Frame 1 (no input): blank canvas, image omitted
Frame 60 (the mouse pressed at the canvas centre just before this capture): blank canvas, image omitted
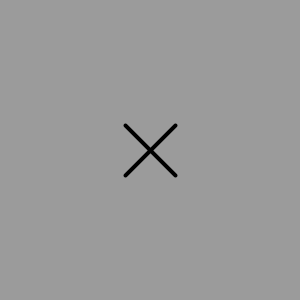
Frame 120 (the mouse held since frame 60 and released just before this capture)

The Processing sketch whose frames 1 and 60 were blank and that drew this single picture after the mouse press (run headless with seeded random() and noise(); from frame 60 on, the mouse is pressed at the canvas centre):

// Processing sketch: sketch_TicTacToe
// ── sketch_TicTacToe.pde
char[][] board = new char[3][3];
char currentPlayer = 'X';

void setup() {
  size(300, 300);
  initializeBoard();
}

void draw() {
  background(155);
  drawBoard();
  checkWinner();
}

void mousePressed() {
  int col = mouseX / (width / 3);
  int row = mouseY / (height / 3);
  if (board[row][col] == ' ') {
    board[row][col] = currentPlayer;
    currentPlayer = (currentPlayer == 'X') ? 'O' : 'X';
  }
}

void initializeBoard() {
  for (int i = 0; i < 3; i++) {
    for (int j = 0; j < 3; j++) {
      board[i][j] = ' ';
    }
  }
}

void drawBoard() {
  float w = width / 3;
  float h = height / 3;
  strokeWeight(4);
  for (int i = 0; i < 3; i++) {
    for (int j = 0; j < 3; j++) {
      float x = j * w + w / 2;
      float y = i * h + h / 2;
      char spot = board[i][j];
      textSize(32);
      textAlign(CENTER, CENTER);
      if (spot == 'X') {
        line(x - w / 4, y - h / 4, x + w / 4, y + h / 4);
        line(x + w / 4, y - h / 4, x - w / 4, y + h / 4);
      } else if (spot == 'O') {
        ellipse(x, y, w / 2, h / 2);
      }
    }
  }
}

void checkWinner() {
  char winner = checkRows() != ' ' ? checkRows() :
               checkCols() != ' ' ? checkCols() :
               checkDiagonals();
  if (winner != ' ') {
    textSize(64);
    textAlign(CENTER, CENTER);
    fill(255, 0, 0);
    text("Winner: " + winner, width / 2, height / 2);
    noLoop();
  }
}

char checkRows() {
  for (int i = 0; i < 3; i++) {
    if (board[i][0] == board[i][1] && board[i][1] == board[i][2] && board[i][0] != ' ') {
      return board[i][0];
    }
  }
  return ' ';
}

char checkCols() {
  for (int i = 0; i < 3; i++) {
    if (board[0][i] == board[1][i] && board[1][i] == board[2][i] && board[0][i] != ' ') {
      return board[0][i];
    }
  }
  return ' ';
}

char checkDiagonals() {
  if (board[0][0] == board[1][1] && board[1][1] == board[2][2] && board[0][0] != ' ') {
    return board[0][0];
  }
  if (board[0][2] == board[1][1] && board[1][1] == board[2][0] && board[0][2] != ' ') {
    return board[0][2];
  }
  return ' ';
}
